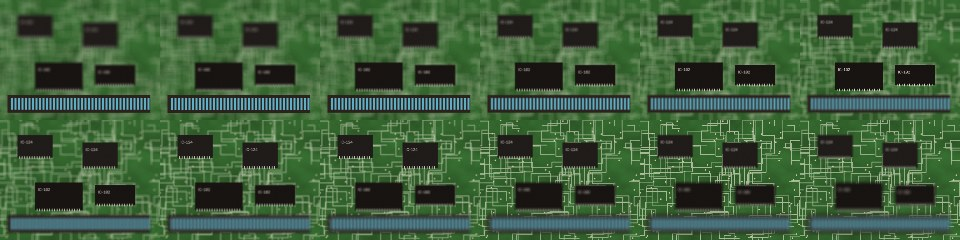
#> input picture samples/circuit_steps/contact_sheet.jpg, 960 x 240 px; its folder holds only this picture in this run
$ python -i fusion_metrics.py   (imports and definitions only)   (older library calls are emulated)
#> lines starting #> are read from the running program, lines starting #| are printed output that depends on the picture
#> further down, picture is the input picture: shape (240, 960, 3); mean B, G, R 59.8, 93.3, 62.7
"""
Fusion quality metrics implemented on numpy/OpenCV only (no scikit-image).

Two families are provided:

* Full-reference (need the sharp ground truth): psnr, ssim.
* No-reference (only need the fused image and the source stack):
  entropy, spatial_frequency, std_dev, qabf.
* Artefact-specific (need only the fused image): block_seams, defocus_seams -
  how much of the block lattice a block-selection method left showing.
* Foreign-reference (need a render of the same capture by other software, which
  is neither registered to the stack nor graded like it): match_tone,
  detail_map, detail_agreement.

The no-reference set is what applies to real focus stacks, where no all-in-focus
ground truth exists; the full-reference set is used against the synthetic stacks
in tests/synthetic_stack.py. The foreign-reference set is for the captures in
samples/captures.py, where a reference exists but is not a ground truth.
"""

import cv2
import numpy as np

_SSIM_C1 = (0.01 * 255) ** 2
_SSIM_C2 = (0.03 * 255) ** 2


def _gray32(img):
    """Convert a BGR or single-channel uint8 image to float32 grayscale."""
    if img.ndim == 3:
        img = cv2.cvtColor(img, cv2.COLOR_BGR2GRAY)
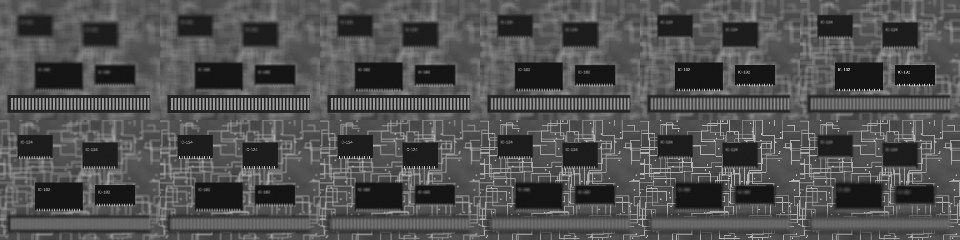
#> img: shape (240, 960); min 4, max 221, mean 80.3
    return img.astype(np.float32)


# [46 lines left out: functions psnr, ssim, entropy, spatial_frequency, not called in this run]


def std_dev(img):
    """Grayscale standard deviation: a coarse proxy for contrast."""
    return float(np.std(_gray32(img)))


# [148 lines left out: functions _sobel_gradient, _edge_preservation, qabf, boundary_band, region_psnr, colour_error and 2 more, not called in this run]


def detail_map(img, block=64):
    """
    Mean local contrast per `block`x`block` tile: where the picture has detail.

    Pooling to tiles is what makes the map comparable across images that are not
    registered to each other. Two renders of the same capture by different
    programs sit a few pixels apart - each aligned its own way, and focus
    breathing means no single warp relates them - so a per-pixel comparison
    measures the offset. A tile several times wider than that offset does not.
    """
    grey = _gray32(img)
    if img.dtype == np.uint16:
        grey = grey / 257.0
    energy = np.abs(cv2.Laplacian(grey, cv2.CV_32F, ksize=3))
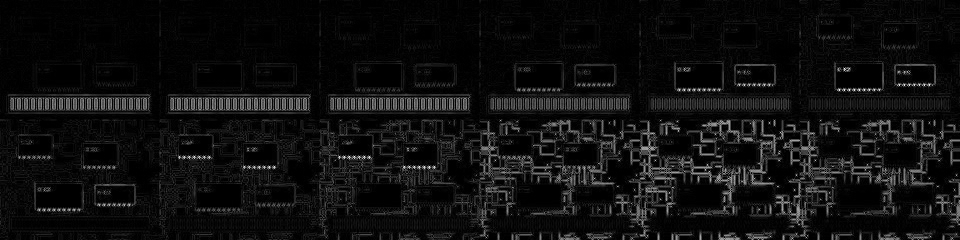
#> energy: shape (240, 960) float32; min 0, max 1390, mean 87.9; drawn with min black and max white
    height = (energy.shape[0] // block) * block
#> height = 192
    width = (energy.shape[1] // block) * block
#> width = 960
    if height < block or width < block:
        raise ValueError(f"image is smaller than one {block}px block")
    return cv2.resize(energy[:height, :width], (width // block, height // block),
                      interpolation=cv2.INTER_AREA)


# [390 lines left out: functions detail_agreement, fit_reference, reference_bands, band_ratios, reference_gap, to_display8 and 9 more, not called in this run]

>>> import cv2
>>> picture = cv2.imread('../samples/circuit_steps/contact_sheet.jpg')
>>> result = detail_map(picture)
